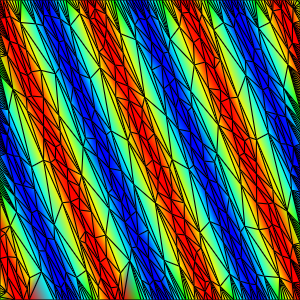

The Python source for this figure:
#!/usr/bin/env python

# Decimate a triangulated plane using vtkQuadricDecimation with
# attribute error metrics, scalar weighting, and point data mapping.

import math

# Factory overrides
import vtkmodules.vtkInteractionStyle  # noqa: F401
import vtkmodules.vtkRenderingOpenGL2  # noqa: F401

from vtkmodules.vtkCommonCore import vtkDoubleArray
from vtkmodules.vtkFiltersCore import (
    vtkQuadricDecimation,
    vtkTriangleFilter,
)
from vtkmodules.vtkFiltersSources import vtkPlaneSource
from vtkmodules.vtkRenderingCore import (
    vtkActor,
    vtkPolyDataMapper,
    vtkRenderWindow,
    vtkRenderWindowInteractor,
    vtkRenderer,
)

# Source: high-resolution plane
plane_source = vtkPlaneSource()
plane_source.SetXResolution(100)
plane_source.SetYResolution(100)
plane_source.Update()

plane = plane_source.GetOutput()
points = plane.GetPoints()
num_points = points.GetNumberOfPoints()

# Create analytical scalar data based on point positions
scalars = vtkDoubleArray()
scalars.SetName("Analytical")
scalars.SetNumberOfComponents(1)
scalars.SetNumberOfTuples(num_points)

for i in range(num_points):
    pt = points.GetPoint(i)
    scalars.SetTuple1(i, 2.5 - 2.5 * math.cos(20 * pt[0] + 8 * pt[1]))

plane.GetPointData().SetScalars(scalars)

# Triangulate
triangle_filter = vtkTriangleFilter()
triangle_filter.SetInputData(plane)
triangle_filter.Update()
triangle_filter.GetOutput().GetPointData().SetActiveScalars("Analytical")

# Filter: quadric decimation with attribute error metrics
decimator = vtkQuadricDecimation()
decimator.SetInputConnection(triangle_filter.GetOutputPort())
decimator.SetRegularize(False)
decimator.SetTargetReduction(0.95)
decimator.AttributeErrorMetricOn()
decimator.ScalarsAttributeOn()
decimator.SetScalarsWeight(1.0)
decimator.VectorsAttributeOff()
decimator.NormalsAttributeOff()
decimator.VolumePreservationOn()
decimator.WeighBoundaryConstraintsByLengthOn()
decimator.SetMapPointData(True)
decimator.Update()

# Mapper
mapper = vtkPolyDataMapper()
mapper.SetInputConnection(decimator.GetOutputPort())
mapper.SetScalarRange(decimator.GetOutput().GetPointData().GetScalars().GetRange())

# Actor
actor = vtkActor()
actor.SetMapper(mapper)
actor.GetProperty().SetEdgeVisibility(True)

# Renderer
renderer = vtkRenderer()
renderer.AddActor(actor)

# Window
render_window = vtkRenderWindow()
render_window.AddRenderer(renderer)
render_window.SetWindowName("quadric decimation set point attribute array")

# Scene
camera = renderer.GetActiveCamera()
camera.SetParallelProjection(True)
camera.SetParallelScale(0.5)

# Interactor
interactor = vtkRenderWindowInteractor()
interactor.SetRenderWindow(render_window)

interactor.Initialize()
interactor.Start()
